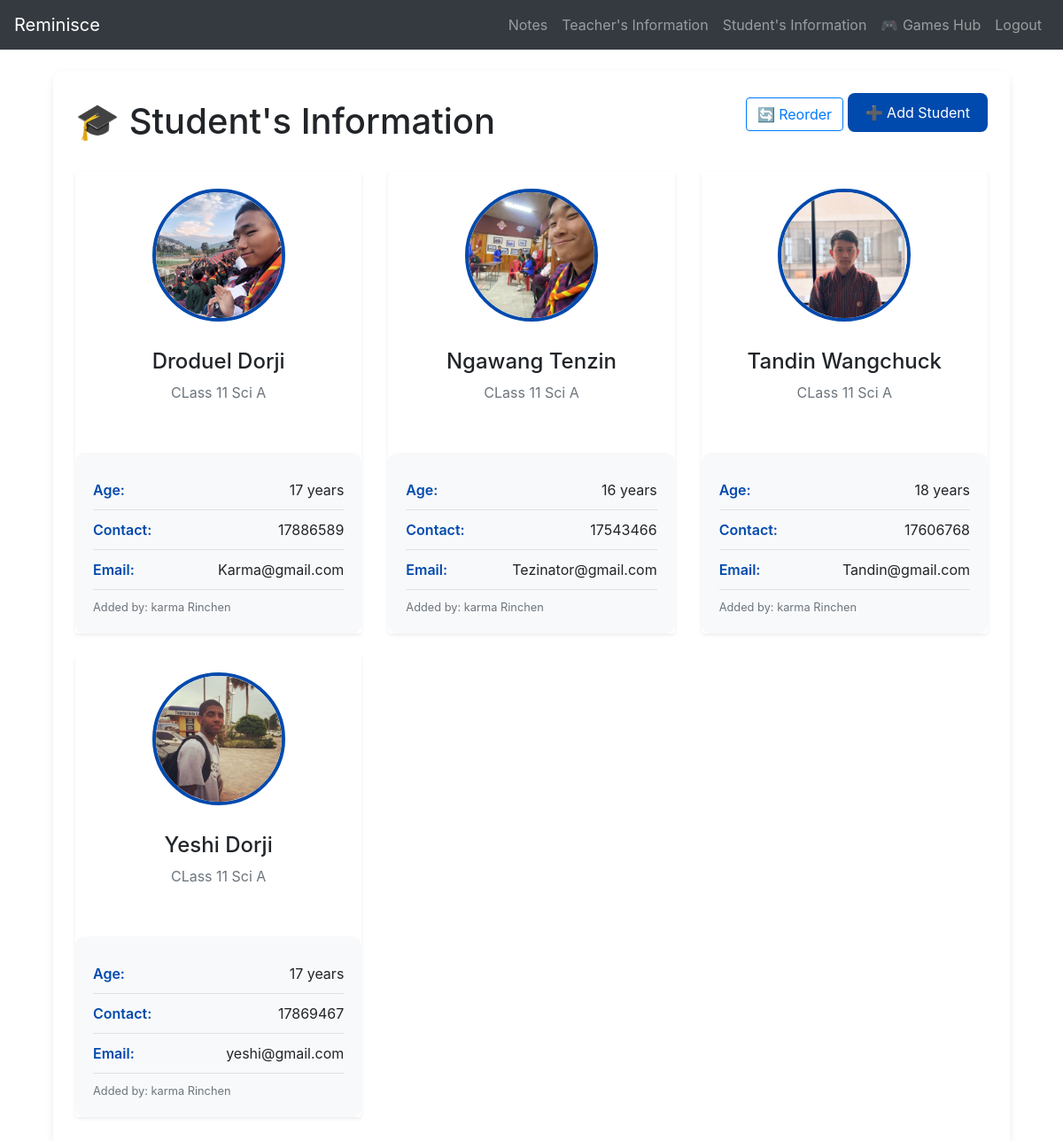
The app's page /stdu (signed in) with its own data.
### website/models.py (models this page shows)
class Student(db.Model):
    id = db.Column(db.Integer, primary_key=True)
    name = db.Column(db.String(150), nullable=False)
    age = db.Column(db.Integer, nullable=False)
    contact = db.Column(db.String(20), nullable=False)
    class_section = db.Column(db.String(50), nullable=False)
    email = db.Column(db.String(150))
    profile_pic = db.Column(db.String(300))  # File path for profile picture
    user_id = db.Column(db.Integer, db.ForeignKey('user.id'))  # Who added this student
    date_added = db.Column(db.DateTime(timezone=True), default=datetime.utcnow)
    position = db.Column(db.Integer, default=0)

class User(db.Model, UserMixin):
    id = db.Column(db.Integer, primary_key=True)
    email = db.Column(db.String(150), unique=True, nullable=False)
    password = db.Column(db.String(150), nullable=False)
    first_name = db.Column(db.String(150), nullable=False)
    notes = db.relationship('Note', backref='user', lazy=True)
    students = db.relationship('Student', backref='user', lazy=True,cascade='all, delete-orphan')
    teachers = db.relationship('Teacher', backref='user', lazy=True,cascade='all, delete-orphan')

### website/auth.py (the view)
@auth.route('/stdu')
@login_required
def students_page():
    students = Student.query.order_by(Student.position.asc()).all()
    return render_template("students.html", students=students, user=current_user)

### website/__init__.py (called while the page is built)
def create_app():
    app = Flask(__name__)
    app.config['SECRET_KEY'] = 'droduel23658'  # Consider using environment variable
    app.config['SQLALCHEMY_DATABASE_URI'] = f'sqlite:///{DB_NAME}'
    app.config['UPLOAD_FOLDER'] = UPLOAD_FOLDER
    app.config['GAMES_FOLDER'] = GAMES_FOLDER
    db.init_app(app)
    for folder in [UPLOAD_FOLDER, GAMES_FOLDER]:
        if not os.path.exists(folder):
            os.makedirs(folder)
    from .views import views
    from .auth import auth
    app.register_blueprint(views, url_prefix='/')
    app.register_blueprint(auth, url_prefix='/')
    from .models import User, Note
    create_database(app)
    login_manager = LoginManager()
    login_manager.login_view = 'auth.login'
    login_manager.init_app(app)
    @login_manager.user_loader
    def load_user(id):
        return User.query.get(int(id))
    return app

### website/templates/students.html (shortened to what this page needs)
{% extends "base.html" %}
{% block content %}
<div class="container">
    <div class="student-card">
        <div class="d-flex justify-content-between align-items-center mb-4">
            <h1 class="text-center mb-0">🎓 Student's Information</h1>
            <div>
                <button type="button" class="btn btn-outline-primary me-2" onclick="toggleReorderMode()">
                    🔄 Reorder
                </button>
                <a href="{{ url_for('auth.add_student') }}" class="add-student-btn">
                    ➕ Add Student
                </a>
            </div>
        </div>
        {% if students %}
            <div class="row sortable-container" id="studentsContainer">
                {% for student in students %}
                <div class="col-md-6 col-lg-4 mb-4 sortable-item" data-student-id="{{ student.id }}">
                    <div class="card border-0 shadow-sm rounded-4 h-100">
                        <div class="student-profile">
                            {% if student.profile_pic %}
                                <img src="{{ url_for('static', filename='uploads/' + student.profile_pic) }}"
                                     alt="{{ student.name }}" class="profile-pic">
                            {% else %}
                                <div class="profile-pic bg-light d-flex align-items-center justify-content-center">
                                    <span class="text-muted">📷 No Image</span>
                                </div>
                            {% endif %}
                            <h4 class="mt-3">{{ student.name }}</h4>
                            <p class="text-muted">{{ student.class_section }}</p>
                        </div>
                        <div class="student-info">
                            <div class="info-item">
                                <span class="info-label">Age:</span>
                                <span>{{ student.age }} years</span>
                            </div>
                            <div class="info-item">
                                <span class="info-label">Contact:</span>
                                <span>{{ student.contact }}</span>
                            </div>
                            <div class="info-item">
                                <span class="info-label">Email:</span>
                                <span>{{ student.email or 'N/A' }}</span>
                            </div>
                            <div class="added-by">
                                Added by: {{ student.user.first_name }}
                            </div>
                        </div>
                    </div>
                </div>
                {% endfor %}
            </div>
        {% endif %}
    </div>
</div>
{% endblock %}

### website/templates/base.html (shortened to what this page needs)
<!DOCTYPE html>
<html>
<head>
    <link
        rel="stylesheet"
        href="https://stackpath.bootstrapcdn.com/bootstrap/4.4.1/css/bootstrap.min.css"
    />
    <link
        rel="stylesheet"
        href="https://stackpath.bootstrapcdn.com/font-awesome/4.7.0/css/font-awesome.min.css"
    />
</head>
<body>
    <nav class="navbar navbar-expand-lg navbar-dark bg-dark">
        <a class="navbar-brand" href="/">Reminisce</a>
        <div class="collapse navbar-collapse" id="navbarNav">
            <div class="navbar-nav ml-auto">
                {% if current_user.is_authenticated %}
                <a class="nav-item nav-link" id="notes" href="/notes">Notes</a>
                <a class="nav-item nav-link" id="teacher" href="/teacher">Teacher's Information</a>
                <a class="nav-item nav-link" id="std" href="/stdu">Student's Information</a>
                <a class="nav-item nav-link" id="games" href="{{ url_for('auth.games_hub') }}">🎮 Games Hub</a>
                <a class="nav-item nav-link" id="Logout" href="/logout">Logout</a>
                {% else %}
                <a class="nav-item nav-link" id="signUp" href="/sign-up">Sign Up</a>
                <a class="nav-item nav-link" id="Login" href="/login">Login</a>
                {% endif %}
            </div>
        </div>
    </nav>
    <div class="container mt-4">
        {% block content %}{% endblock %}
    </div>
</body>
</html>

### website/templates/students.html (style rules this page uses)
.student-card { background: #fff; border-radius: 12px; box-shadow: 0 4px 10px rgba(0,0,0,0.08); padding: 25px; margin-top: 20px; }
.student-profile { text-align: center; padding: 20px; position: relative; }
.profile-pic { width: 150px; height: 150px; border-radius: 50%; object-fit: cover; border: 4px solid #004aad; margin-bottom: 15px; }
.student-info { background: #f8f9fa; border-radius: 10px; padding: 20px; margin-top: 20px; position: relative; }
.info-item { display: flex; justify-content: space-between; padding: 10px 0; border-bottom: 1px solid #dee2e6; }
.info-label { font-weight: 600; color: #004aad; }
.add-student-btn { background: #004aad; color: white; border: none; padding: 10px 20px; border-radius: 8px; text-decoration: none; display: inline-block; margin-bottom: 20px; }
.added-by { font-size: 0.8em; color: #6c757d; margin-top: 10px; }
.sortable-container { min-height: 200px; }
.sortable-item { cursor: grab; transition: all 0.3s ease; margin-bottom: 20px; }

### records on screen
Student: profile_pic (picture), name "Droduel Dorji", class_section "CLass 11 Sci A", age "17", contact "17886589", email "Karma@gmail.com", user.first_name "karma Rinchen"
Student: profile_pic (picture), name "Ngawang Tenzin", class_section "CLass 11 Sci A", age "16", contact "17543466", email "Tezinator@gmail.com", user.first_name "karma Rinchen"
Student: profile_pic (picture), name "Tandin Wangchuck", class_section "CLass 11 Sci A", age "18", contact "17606768", email "Tandin@gmail.com", user.first_name "karma Rinchen"
Student: profile_pic (picture), name "Yeshi Dorji", class_section "CLass 11 Sci A", age "17", contact "17869467", email "yeshi@gmail.com", user.first_name "karma Rinchen"
